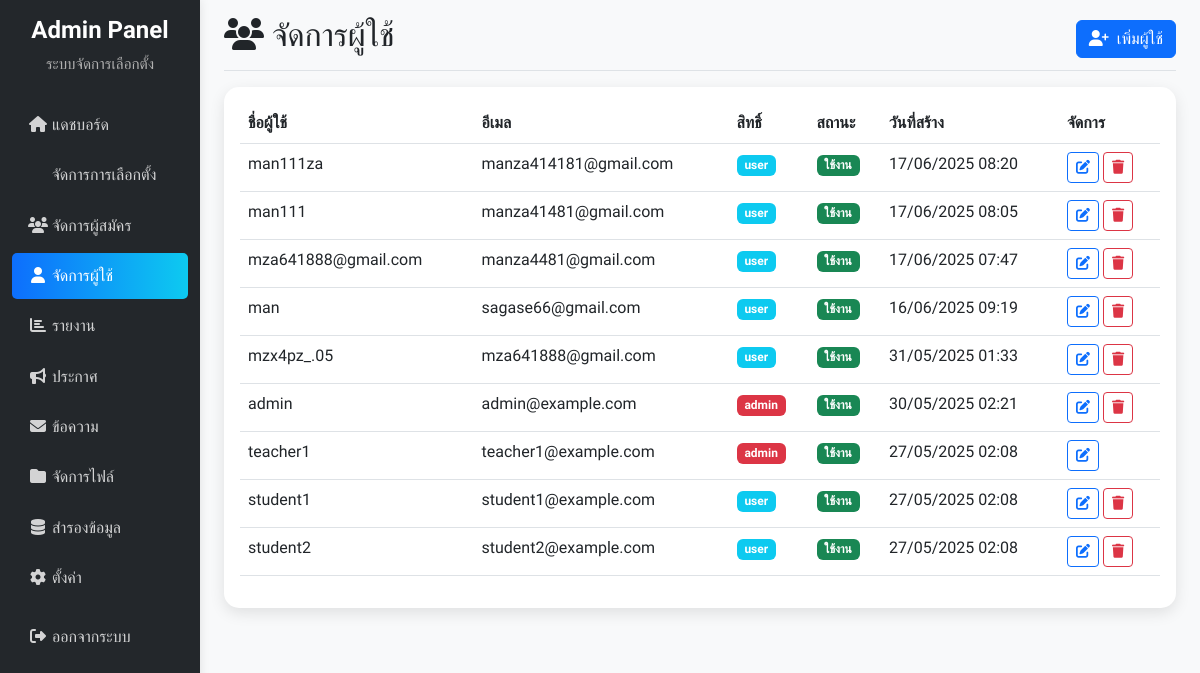
The app's page /admin/pages/users.php (signed in) with its own data.
### tables this page shows
CREATE TABLE `users` (
  `id` int(11) NOT NULL,
  `username` varchar(50) NOT NULL,
  `password` varchar(255) NOT NULL,
  `fullname` varchar(100) NOT NULL,
  `email` varchar(100) NOT NULL,
  `role_id` int(11) NOT NULL DEFAULT 2,
  `status` enum('active','inactive') DEFAULT 'active',
  `created_at` timestamp NOT NULL DEFAULT current_timestamp(),
  `updated_at` timestamp NOT NULL DEFAULT current_timestamp() ON UPDATE current_timestamp()
);

CREATE TABLE `user_roles` (
  `role_id` int(11) NOT NULL,
  `role_name` varchar(50) NOT NULL,
  `created_at` timestamp NOT NULL DEFAULT current_timestamp()
);

### admin/pages/users.php (the view, shortened to what this page needs)
<?php
$objCon = connectDB();
$sql = "SELECT u.*, r.role_name
        FROM users u
        LEFT JOIN user_roles r ON u.role_id = r.role_id
        ORDER BY u.created_at DESC";
$users = mysqli_query($objCon, $sql);
?>
<!DOCTYPE html>
<html lang="th">
<head>
    <link href="../../bootstrap523/css/bootstrap.min.css" rel="stylesheet">
    <link rel="stylesheet" href="https://cdnjs.cloudflare.com/ajax/libs/font-awesome/6.4.0/css/all.min.css">
</head>
<body>
<div class="container-fluid">
    <div class="row">
        <?php include_once("../includes/sidebar.php"); ?>
        <main class="col-md-9 ms-sm-auto col-lg-10 px-md-4">
            <div class="d-flex justify-content-between flex-wrap flex-md-nowrap align-items-center pt-3 pb-2 mb-3 border-bottom">
                <h1 class="h2"><i class="fas fa-users me-2"></i>จัดการผู้ใช้</h1>
                <div class="btn-toolbar mb-2 mb-md-0">
                    <button type="button" class="btn btn-primary" data-bs-toggle="modal" data-bs-target="#addUserModal">
                        <i class="fas fa-user-plus me-2"></i>เพิ่มผู้ใช้
                    </button>
                </div>
            </div>
            <div class="card stats-card">
                <div class="card-body">
                    <?php if (mysqli_num_rows($users) > 0): ?>
                        <div class="table-responsive">
                            <table class="table table-hover">
                                <thead>
                                    <tr>
                                        <th>ชื่อผู้ใช้</th>
                                        <th>อีเมล</th>
                                        <th>สิทธิ์</th>
                                        <th>สถานะ</th>
                                        <th>วันที่สร้าง</th>
                                        <th>จัดการ</th>
                                    </tr>
                                </thead>
                                <tbody>
                                    <?php while ($user = mysqli_fetch_assoc($users)): ?>
                                        <tr>
                                            <td><?php echo htmlspecialchars($user['username']); ?></td>
                                            <td><?php echo htmlspecialchars($user['email']); ?></td>
                                            <td>
                                                <span class="badge <?php echo $user['role_id'] == 1 ? 'bg-danger' : 'bg-info'; ?>">
                                                    <?php echo htmlspecialchars($user['role_name']); ?>
                                                </span>
                                            </td>
                                            <td>
                                                <span class="badge <?php echo $user['status'] == 'active' ? 'bg-success' : 'bg-secondary'; ?>">
                                                    <?php echo $user['status'] == 'active' ? 'ใช้งาน' : 'ระงับ'; ?>
                                                </span>
                                            </td>
                                            <td><?php echo date('d/m/Y H:i', strtotime($user['created_at'])); ?></td>
                                            <td>
                                                <button class="btn btn-sm btn-outline-primary" onclick="editUser(<?php echo $user['id']; ?>)">
                                                    <i class="fas fa-edit"></i>
                                                </button>
                                                <?php if ($user['id'] != $_SESSION['user_login']['id']): ?>
                                                    <button class="btn btn-sm btn-outline-danger" onclick="deleteUser(<?php echo $user['id']; ?>)">
                                                        <i class="fas fa-trash"></i>
                                                    </button>
                                                <?php endif; ?>
                                            </td>
                                        </tr>
                                    <?php endwhile; ?>
                                </tbody>
                            </table>
                        </div>
                    <?php endif; ?>
                </div>
            </div>
        </main>
    </div>
</div>
</body>
</html>

### admin/pages/users.php (style rules this page uses)
body { font-family: 'Kanit', sans-serif; background-color: #f8f9fa; }
.stats-card { transition: all 0.3s ease; border-radius: 15px; border: none; box-shadow: 0 5px 15px rgba(0,0,0,0.1); }

### records on screen
users: username "man111za", email "manza414181@gmail.com", role.role_name "user", status "ใช้งาน", created_at "17/06/2025 08:20"
users: username "man111", email "manza41481@gmail.com", role.role_name "user", status "ใช้งาน", created_at "17/06/2025 08:05"
users: username "mza641888@gmail.com", email "manza4481@gmail.com", role.role_name "user", status "ใช้งาน", created_at "17/06/2025 07:47"
users: username "man", email "sagase66@gmail.com", role.role_name "user", status "ใช้งาน", created_at "16/06/2025 09:19"
users: username "mzx4pz_.05", email "mza641888@gmail.com", role.role_name "user", status "ใช้งาน", created_at "31/05/2025 01:33"
users: username "admin", email "admin@example.com", role.role_name "admin", status "ใช้งาน", created_at "30/05/2025 02:21"
users: username "teacher1", email "teacher1@example.com", role.role_name "admin", status "ใช้งาน", created_at "27/05/2025 02:08"
users: username "student1", email "student1@example.com", role.role_name "user", status "ใช้งาน", created_at "27/05/2025 02:08"
users: username "student2", email "student2@example.com", role.role_name "user", status "ใช้งาน", created_at "27/05/2025 02:08"
